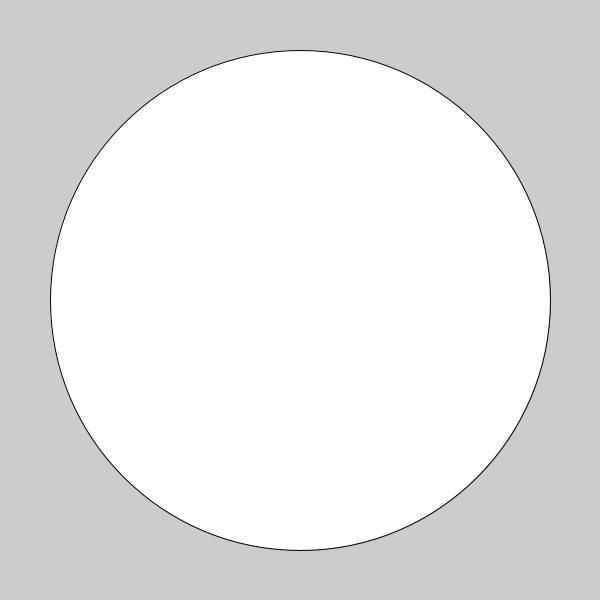
Frame 1 (no input)
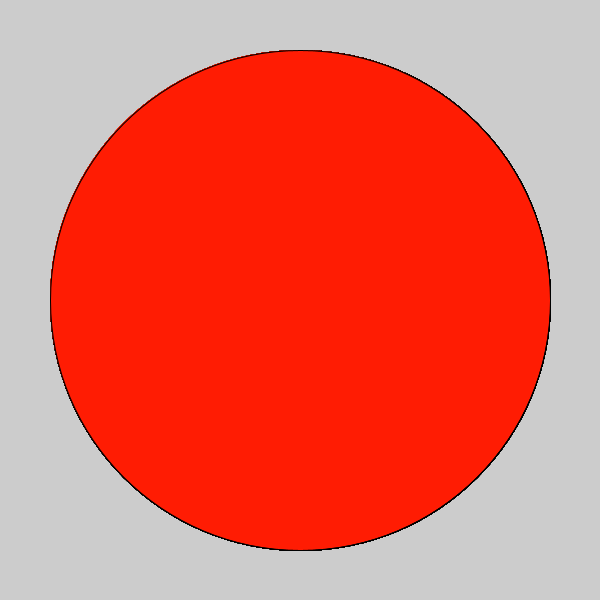
Frame 60 (the mouse pressed at the canvas centre just before this capture)
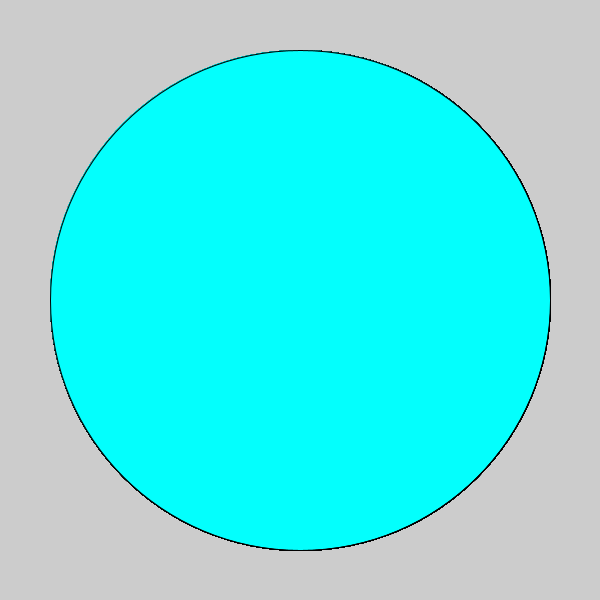
Frame 120 (the mouse held since frame 60 and released just before this capture)

The Processing sketch that drew these frames (run headless with seeded random() and noise(); from frame 60 on, the mouse is pressed at the canvas centre):

// Processing sketch: c_LogicalDot
// ── c_LogicalDot.pde

void setup() {
  
// 1. Set the size of the sketch. Make it 600 pixels square. 
  size(600,600);

}

void draw() {
  
// 2. Draw an ellipse
// Run the program to make sure it works before moving on.
ellipse(300,300, 500,500);

// 3. Change the color of the ellipse when the mouse is pressed.
//    Use the following code, but put your colors where indicated
//    Remember to use the   fill()  command to set colors.

if (mousePressed) {
 
   //  put one color here 
  fill(#03FFFD);
} else {
  
   // put a different color here
  fill(#FF1C03);
}  
  
  
  
}
